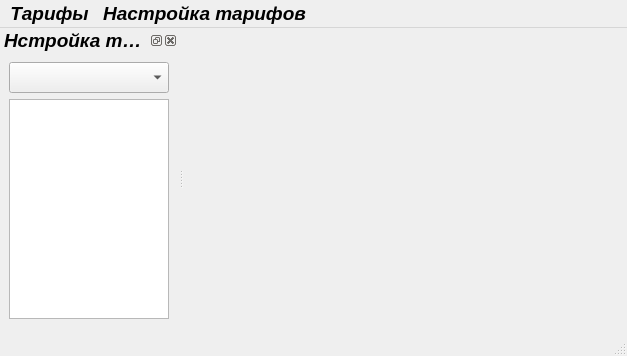
<?xml version="1.0" encoding="UTF-8"?>
<ui version="4.0">
 <class>MainWindow</class>
 <widget class="QMainWindow" name="MainWindow">
  <property name="geometry">
   <rect>
    <x>0</x>
    <y>0</y>
    <width>627</width>
    <height>356</height>
   </rect>
  </property>
  <property name="font">
   <font>
    <pointsize>14</pointsize>
    <weight>75</weight>
    <italic>true</italic>
    <bold>true</bold>
   </font>
  </property>
  <property name="windowTitle">
   <string>MainWindow</string>
  </property>
  <widget class="QWidget" name="centralwidget"/>
  <widget class="QMenuBar" name="menubar">
   <property name="geometry">
    <rect>
     <x>0</x>
     <y>0</y>
     <width>627</width>
     <height>30</height>
    </rect>
   </property>
   <widget class="QMenu" name="menu">
    <property name="title">
     <string>Тарифы</string>
    </property>
    <widget class="QMenu" name="menu_tariffs">
     <property name="title">
      <string>Настроить тарифы</string>
     </property>
     <addaction name="action_addTariff"/>
     <addaction name="action_removeTariff"/>
    </widget>
    <addaction name="menu_tariffs"/>
    <addaction name="action_save_list_tariffs"/>
    <addaction name="separator"/>
   </widget>
   <widget class="QMenu" name="menu_settingTariff">
    <property name="title">
     <string>Настройка тарифов</string>
    </property>
    <addaction name="action_addRow"/>
    <addaction name="action_removeRow"/>
    <addaction name="separator"/>
    <addaction name="action_save_tariff"/>
    <addaction name="action_save_settingTariffs"/>
   </widget>
   <addaction name="menu"/>
   <addaction name="menu_settingTariff"/>
  </widget>
  <widget class="QStatusBar" name="statusbar"/>
  <widget class="QDockWidget" name="dockWidget_setting">
   <property name="windowTitle">
    <string>Нстройка тарифа</string>
   </property>
   <attribute name="dockWidgetArea">
    <number>1</number>
   </attribute>
   <widget class="QWidget" name="dockWidgetContents">
    <layout class="QVBoxLayout" name="verticalLayout_2">
     <item>
      <layout class="QVBoxLayout" name="verticalLayout">
       <item>
        <widget class="QComboBox" name="comboBox_setting">
         <property name="font">
          <font>
           <pointsize>14</pointsize>
           <weight>75</weight>
           <italic>true</italic>
           <bold>true</bold>
          </font>
         </property>
         <property name="inputMethodHints">
          <set>Qt::ImhDigitsOnly</set>
         </property>
         <property name="maxCount">
          <number>10</number>
         </property>
         <property name="sizeAdjustPolicy">
          <enum>QComboBox::AdjustToContents</enum>
         </property>
         <property name="minimumContentsLength">
          <number>10</number>
         </property>
        </widget>
       </item>
       <item>
        <widget class="QTableView" name="tableView">
         <property name="sizeAdjustPolicy">
          <enum>QAbstractScrollArea::AdjustToContentsOnFirstShow</enum>
         </property>
         <attribute name="verticalHeaderDefaultSectionSize">
          <number>39</number>
         </attribute>
        </widget>
       </item>
      </layout>
     </item>
    </layout>
   </widget>
  </widget>
  <action name="action">
   <property name="text">
    <string>Добавить тариф</string>
   </property>
  </action>
  <action name="action_2">
   <property name="text">
    <string>Удалить тариф</string>
   </property>
  </action>
  <action name="action_4">
   <property name="text">
    <string>Настроить тарифы</string>
   </property>
  </action>
  <action name="action_addTariff">
   <property name="text">
    <string>Добавить тариф</string>
   </property>
  </action>
  <action name="action_removeTariff">
   <property name="text">
    <string>Удалить тариф</string>
   </property>
  </action>
  <action name="action_save_list_tariffs">
   <property name="text">
    <string>Сохранить тарифы</string>
   </property>
  </action>
  <action name="action_addRow">
   <property name="text">
    <string>Добавить строку</string>
   </property>
  </action>
  <action name="action_removeRow">
   <property name="text">
    <string>Удалить строку</string>
   </property>
  </action>
  <action name="action_save_tariff">
   <property name="text">
    <string>Сохранить тариф</string>
   </property>
  </action>
  <action name="action_save_settingTariffs">
   <property name="text">
    <string>Сохранить тарифы</string>
   </property>
  </action>
 </widget>
 <resources/>
 <connections/>
</ui>
